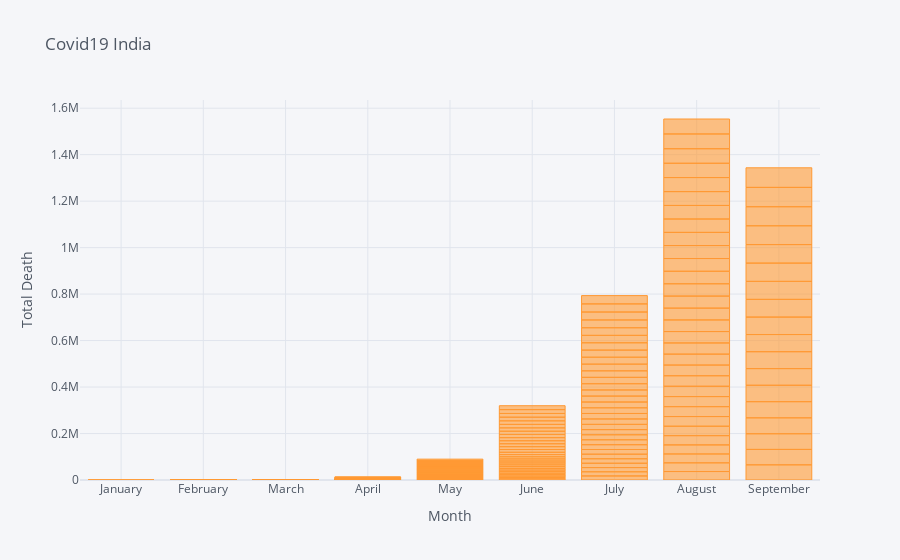

Source (notebook cell):
### Code cell
df_india_final.iplot(kind='bar',x='Month',y=' Cumulative_deaths',mode='markers',size=10,title="Covid19 India",
                    xTitle="Month",yTitle="Total Death")

### Figure 1 — Plotly figure (JSON) as saved in the notebook; plotly's stock layout.template omitted (floating-point values rounded to 4 significant figures; data arrays with more than 128 entries replaced by an {"elided": "..."} marker saying what was removed)
{"data": [{"marker": {"color": "rgba(255, 153, 51, 0.6)", "line": {"color": "rgba(255, 153, 51, 1.0)", "width": 1}}, "name": " Cumulative_deaths", "orientation": "v", "text": "", "type": "bar", "x": {"elided": "233 str values"}, "y": {"elided": "233 int values"}}], "layout": {"legend": {"bgcolor": "#F5F6F9", "font": {"color": "#4D5663"}}, "paper_bgcolor": "#F5F6F9", "plot_bgcolor": "#F5F6F9", "title": {"font": {"color": "#4D5663"}, "text": "Covid19 India"}, "xaxis": {"gridcolor": "#E1E5ED", "showgrid": true, "tickfont": {"color": "#4D5663"}, "title": {"font": {"color": "#4D5663"}, "text": "Month"}, "zerolinecolor": "#E1E5ED"}, "yaxis": {"gridcolor": "#E1E5ED", "showgrid": true, "tickfont": {"color": "#4D5663"}, "title": {"font": {"color": "#4D5663"}, "text": "Total Death"}, "zerolinecolor": "#E1E5ED"}}}
